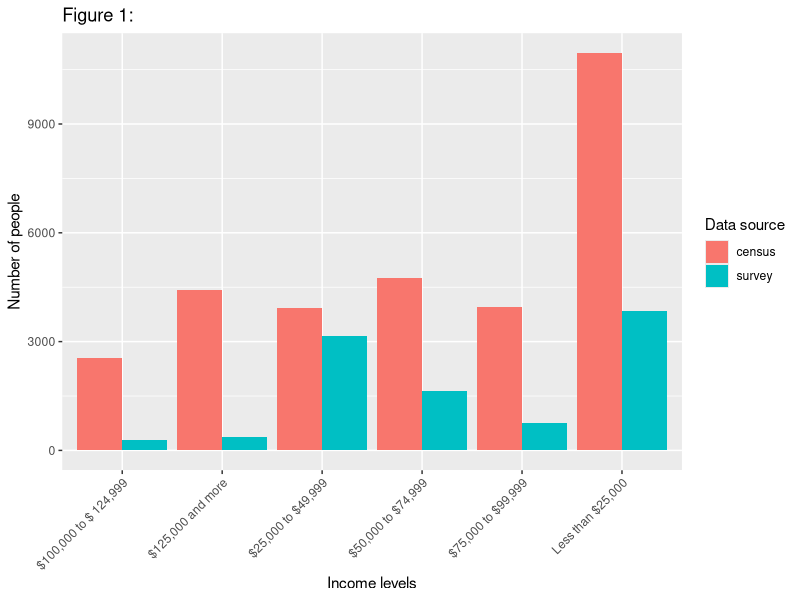

Recreate this plot in R.
## ---- chunk 1
knitr::opts_chunk$set(warning = FALSE, message = FALSE)
library(tidyverse)
library(knitr)
## ---- chunk 2
census_data <- read_csv("../Eric/ces2019_web_cleaned_imputed.csv")
survey_data <- read_csv("../Eric/gss_clean_poststrat.csv")
## ---- chunk 3

a <- census_data %>% group_by(income_category) %>% 
  summarise(census = n())

b <- survey_data %>% group_by(income_category) %>% 
  summarise(survey = n())

income_data = tibble(merge(a, b, by="income_category"))

income_data %>% 
  pivot_longer(col=-income_category)  %>%
  ggplot(aes(x = factor(income_category), y = value, fill = name)) +
  geom_bar(stat = "identity", position = "dodge") +
  labs(title="Figure 1: ", 
       x="Income levels", 
       y="Number of people",
       fill="Data source") +
  theme(axis.text.x = element_text(angle = 45, hjust = 1))
## ---- chunk 4
# Proportion of liberal votes by age group
proportions <- census_data %>% 
  select(age_category, vote_choice) %>% 
  group_by(age_category) %>% 
  summarise(n=n(),
            liberal_votes = sum(vote_choice == 1),
            proportion = (liberal_votes / n) %>% round(digits=3)) 
  
votes_young<- as.numeric(proportions$liberal_votes[1]) # 15-24 proportion
n_young <- as.numeric(proportions$n[1])

votes_old <- as.numeric(proportions$liberal_votes[7]) # 65-74
n_old <- as.numeric(proportions$n[7])

test <- prop.test(x=c(n_old, votes_old), n=c(n_young, votes_young))

output_proportions <- proportions %>%
  rename(`Age range` = age_category, `Number of obersvations` = n, `Total who would vote liberal` = liberal_votes,
         `Proportion` = proportion) %>%
  kable(caption = "Proportion of intended liberal votes by age group from the CES 2019 data")

output_proportions
## ---- chunk 5

# Model Results (to Report in Results section)
# summary(model)
# OR
# broom::tidy(model)

### Don't show the results/output here...

## ---- chunk 6

# Here you can include some relevant visualizations.
